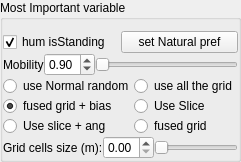
        <widget class="QGroupBox" name="groupBox">
         <property name="title">
          <string>Most Important variable</string>
         </property>
         <layout class="QVBoxLayout" name="verticalLayout_3">
          <property name="spacing">
           <number>0</number>
          </property>
          <property name="leftMargin">
           <number>0</number>
          </property>
          <property name="rightMargin">
           <number>0</number>
          </property>
          <property name="bottomMargin">
           <number>0</number>
          </property>
          <item>
           <widget class="QWidget" name="widget_3" native="true">
            <layout class="QHBoxLayout" name="horizontalLayout_3">
             <property name="spacing">
              <number>0</number>
             </property>
             <property name="margin">
              <number>0</number>
             </property>
             <item>
              <widget class="QCheckBox" name="checkBoxIsStanding">
               <property name="text">
                <string>hum isStanding</string>
               </property>
               <property name="checked">
                <bool>true</bool>
               </property>
              </widget>
             </item>
             <item>
              <widget class="QPushButton" name="pushButtonSetPreferences">
               <property name="text">
                <string>set Natural pref</string>
               </property>
              </widget>
             </item>
            </layout>
           </widget>
          </item>
          <item>
           <widget class="QWidget" name="widget_4" native="true">
            <layout class="QHBoxLayout" name="horizontalLayout_4">
             <property name="spacing">
              <number>0</number>
             </property>
             <property name="margin">
              <number>0</number>
             </property>
             <item>
              <widget class="QLabel" name="label_ObjNec">
               <property name="text">
                <string>Mobility</string>
               </property>
              </widget>
             </item>
             <item>
              <widget class="QDoubleSpinBox" name="doubleSpinBoxObj">
               <property name="maximum">
                <double>1.000000000000000</double>
               </property>
               <property name="singleStep">
                <double>0.010000000000000</double>
               </property>
               <property name="value">
                <double>0.900000000000000</double>
               </property>
              </widget>
             </item>
             <item>
              <widget class="QSlider" name="horizontalSliderObj">
               <property name="maximum">
                <number>99</number>
               </property>
               <property name="pageStep">
                <number>1000</number>
               </property>
               <property name="tracking">
                <bool>true</bool>
               </property>
               <property name="orientation">
                <enum>Qt::Horizontal</enum>
               </property>
              </widget>
             </item>
            </layout>
           </widget>
          </item>
          <item>
           <widget class="QWidget" name="widget" native="true">
            <layout class="QFormLayout" name="formLayout_6">
             <property name="fieldGrowthPolicy">
              <enum>QFormLayout::AllNonFixedFieldsGrow</enum>
             </property>
             <property name="horizontalSpacing">
              <number>0</number>
             </property>
             <property name="verticalSpacing">
              <number>0</number>
             </property>
             <property name="margin">
              <number>0</number>
             </property>
             <item row="1" column="0">
              <widget class="QRadioButton" name="radioButtonNormalRandom">
               <property name="text">
                <string>use Normal random</string>
               </property>
               <property name="checked">
                <bool>false</bool>
               </property>
              </widget>
             </item>
             <item row="1" column="1">
              <widget class="QRadioButton" name="radioButtonAllGrid">
               <property name="text">
                <string>use all the grid</string>
               </property>
              </widget>
             </item>
             <item row="2" column="0">
              <widget class="QRadioButton" name="radioButtonFusedGrid">
               <property name="text">
                <string>fused grid + bias</string>
               </property>
               <property name="checked">
                <bool>true</bool>
               </property>
              </widget>
             </item>
             <item row="2" column="1">
              <widget class="QRadioButton" name="radioButtonUseSlice">
               <property name="text">
                <string>Use Slice</string>
               </property>
              </widget>
             </item>
             <item row="3" column="0">
              <widget class="QRadioButton" name="radioButtonOrientedSlice">
               <property name="text">
                <string>Use slice + ang</string>
               </property>
              </widget>
             </item>
             <item row="3" column="1">
              <widget class="QRadioButton" name="radioButtonOldHuman">
               <property name="text">
                <string>fused grid </string>
               </property>
              </widget>
             </item>
            </layout>
           </widget>
          </item>
          <item>
           <widget class="QWidget" name="widget_5" native="true">
            <layout class="QHBoxLayout" name="horizontalLayout_5">
             <property name="spacing">
              <number>0</number>
             </property>
             <property name="margin">
              <number>0</number>
             </property>
             <item>
              <widget class="QLabel" name="labelCellsize">
               <property name="text">
                <string>Grid cells size (m):</string>
               </property>
              </widget>
             </item>
             <item>
              <widget class="QDoubleSpinBox" name="doubleSpinBoxCellsize">
               <property name="maximum">
                <double>1.000000000000000</double>
               </property>
               <property name="singleStep">
                <double>0.050000000000000</double>
               </property>
              </widget>
             </item>
             <item>
              <widget class="QSlider" name="horizontalSliderCellsize">
               <property name="orientation">
                <enum>Qt::Horizontal</enum>
               </property>
              </widget>
             </item>
            </layout>
           </widget>
          </item>
         </layout>
        </widget>
